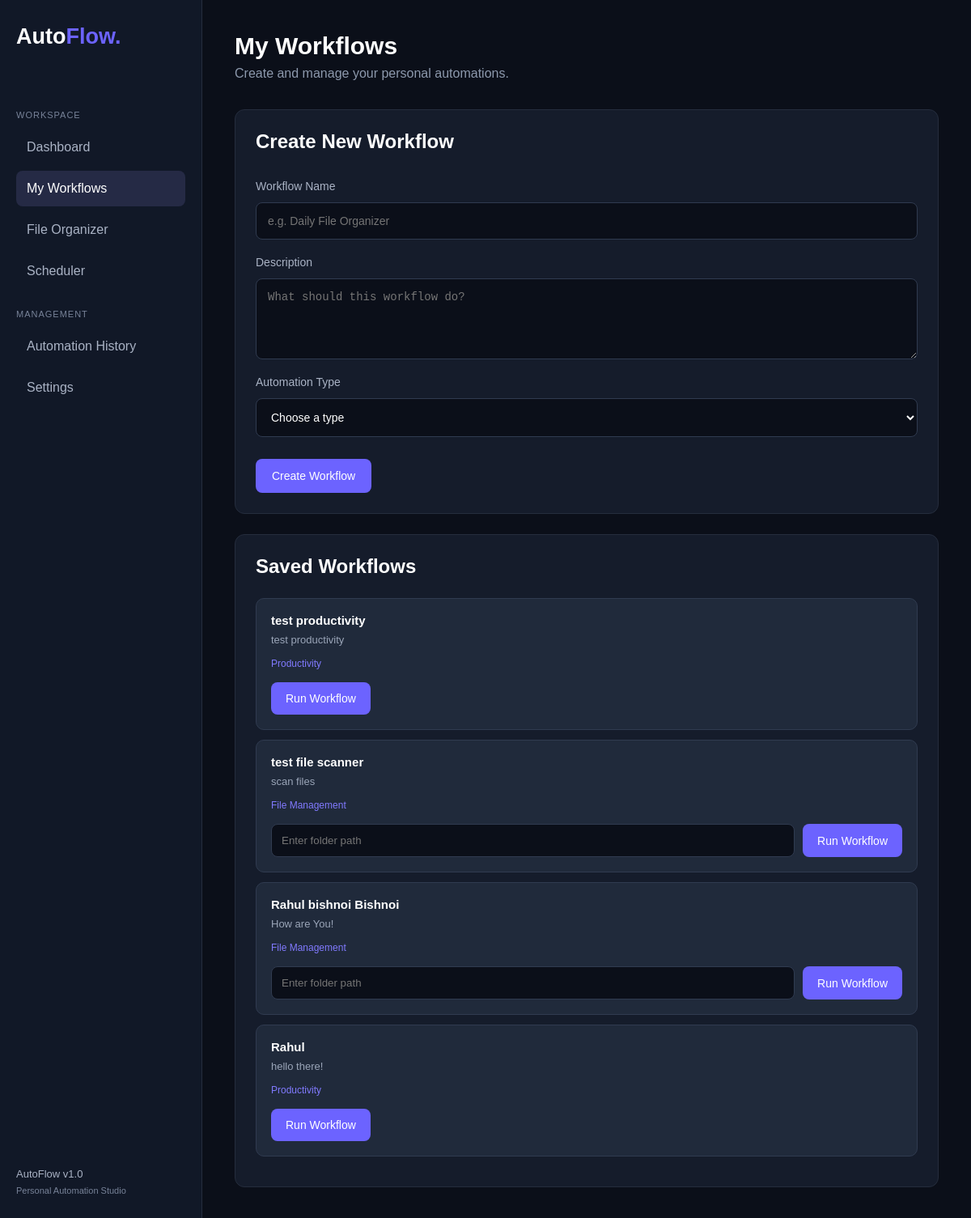
Screenshot of /workflows with the database file from the repository.
### tables this page shows
CREATE TABLE workflows (
                id INTEGER PRIMARY KEY AUTOINCREMENT,
                name TEXT NOT NULL,
                description TEXT NOT NULL,
                type TEXT NOT NULL
            );

### app.py (the view)
@app.route("/workflows")
def workflow_page():
    workflows = get_workflows()
    return render_template(
        "workflows.html",
        workflows=workflows
    )

### storage.py (called while the page is built)
def get_connection():
    connection = sqlite3.connect(DATABASE_PATH)
    connection.row_factory = sqlite3.Row
    return connection

def get_workflows():
    with get_connection() as connection:
        rows = connection.execute(
            "SELECT * FROM workflows ORDER BY id DESC"
        ).fetchall()
    return [dict(row) for row in rows]

### templates/workflows.html (shortened to what this page needs)
<!DOCTYPE html>
<html lang="en">
<head>
    <link rel="stylesheet"
          href="{{ url_for('static', filename='css/style.css') }}">
</head>
<body>
    <div class="app-container">
        <aside class="sidebar">
            <div class="logo">
                <h2>Auto<span>Flow.</span></h2>
            </div>
            <nav>
                <p class="nav-heading">WORKSPACE</p>
                <a href="/" class="nav-link">Dashboard</a>
                <a href="/workflows" class="nav-link active">My Workflows</a>
                <a href="#" class="nav-link">File Organizer</a>
                <a href="#" class="nav-link">Scheduler</a>
                <p class="nav-heading">MANAGEMENT</p>
                <a href="#" class="nav-link">Automation History</a>
                <a href="#" class="nav-link">Settings</a>
            </nav>
            <div class="sidebar-bottom">
                <p>AutoFlow v1.0</p>
                <span>Personal Automation Studio</span>
            </div>
        </aside>
        <main class="main-content">
            <header class="topbar">
                <div>
                    <h1>My Workflows</h1>
                    <p>Create and manage your personal automations.</p>
                </div>
            </header>
            <section class="panel">
                <div class="panel-heading">
                    <h2>Create New Workflow</h2>
                </div>
                <form action="/create-workflow" method="POST"
                      class="workflow-form">
                    <label for="name">Workflow Name</label>
                    <input type="text" id="name" name="name"
                           placeholder="e.g. Daily File Organizer" required>
                    <label for="description">Description</label>
                    <textarea id="description" name="description"
                              placeholder="What should this workflow do?"
                              required></textarea>
                    <label for="type">Automation Type</label>
                    <select id="type" name="type" required>
                        <option value="">Choose a type</option>
                    </select>
                    <button type="submit" class="create-btn">
                        Create Workflow
                    </button>
                </form>
            </section>
            <section class="panel workflow-list-panel">
                <div class="panel-heading">
                    <h2>Saved Workflows</h2>
                </div>
                {% if workflows %}
                    {% for workflow in workflows %}
                    <div class="workflow-item">
                        <div>
                            <h3>{{ workflow.name }}</h3>
                            <p>{{ workflow.description }}</p>
                            <span>{{ workflow.type }}</span>
                        </div>
                        <form action="/run-workflow" method="POST"
                            class="run-workflow-form">
                            {% if workflow.type == "File Management" %}
                                <input
                                    type="text"
                                    name="folder_path"
                                    placeholder="Enter folder path"
                                    required
                                >
                            {% endif %}
                            <button type="submit" class="create-btn">
                                Run Workflow
                            </button>
                        </form>
                    </div>
                    {% endfor %}
                {% else %}
                    <div class="empty-state">
                        <h3>No workflows created</h3>
                        <p>Your workflows will appear here.</p>
                    </div>
                {% endif %}
            </section>
        </main>
    </div>
</body>
</html>

### static/css/style.css (style rules this page uses)
* { margin: 0; padding: 0; box-sizing: border-box; }
body { font-family: Arial, sans-serif; background: #0b0f19; color: #ffffff; }
.app-container { display: flex; min-height: 100vh; }
.sidebar { width: 250px; background: #111827; padding: 30px 20px; display: flex; flex-direction: column; border-right: 1px solid #252d3d; }
.logo { margin-bottom: 50px; }
.logo h2 { font-size: 27px; }
.logo span { color: #6c63ff; }
.nav-heading { font-size: 11px; color: #788399; margin: 25px 0 12px; letter-spacing: 1px; }
.nav-link { display: block; text-decoration: none; color: #aab3c5; padding: 13px; margin-bottom: 7px; border-radius: 8px; transition: 0.2s; }
.nav-link:hover, .nav-link.active { background: #252a45; color: #ffffff; }
.sidebar-bottom { margin-top: auto; color: #aab3c5; font-size: 13px; }
.sidebar-bottom span { display: block; margin-top: 7px; color: #788399; font-size: 11px; }
.main-content { flex: 1; padding: 40px; }
.topbar { display: flex; justify-content: space-between; align-items: center; margin-bottom: 35px; }
.topbar h1 { font-size: 30px; margin-bottom: 8px; }
.topbar p { color: #8d99ad; }
.create-btn { background: #6c63ff; color: white; border: none; padding: 13px 20px; border-radius: 8px; cursor: pointer; font-size: 14px; }
.panel { background: #151c2b; padding: 25px; border: 1px solid #252d3d; border-radius: 12px; min-height: 280px; }
.panel-heading { display: flex; justify-content: space-between; margin-bottom: 25px; }
.workflow-form { display: flex; flex-direction: column; gap: 12px; }
.workflow-form label { color: #aab3c5; font-size: 14px; margin-top: 8px; }
.workflow-form input, .workflow-form textarea, .workflow-form select { width: 100%; background: #0b0f19; border: 1px solid #303b50; color: white; padding: 14px; border-radius: 8px; font-size: 14px; outline: none; }
.workflow-form textarea { min-height: 100px; resize: vertical; }
.workflow-form select option { background: #151c2b; }
.workflow-form .create-btn { margin-top: 15px; align-self: flex-start; }
.workflow-list-panel { margin-top: 25px; }
.workflow-item { background: #202a3b; border: 1px solid #303b50; padding: 18px; border-radius: 10px; margin-bottom: 12px; }
.workflow-item h3 { margin-bottom: 8px; }
.workflow-item p { color: #9aa5b8; font-size: 13px; margin-bottom: 12px; }
.workflow-item span { color: #817aff; font-size: 12px; }
.workflow-item h3 { font-size: 15px; overflow-wrap: anywhere; }
.workflow-item p { margin-top: 8px; }
.run-workflow-form { display: flex; flex-wrap: wrap; gap: 10px; margin-top: 15px; }
.run-workflow-form input { flex: 1; min-width: 180px; background: #0b0f19; border: 1px solid #303b50; color: white; padding: 12px; border-radius: 8px; }
.run-workflow-form button { padding: 12px 18px; }

### rows the page displays
workflows: name "test productivity", description "test productivity", type "Productivity"
workflows: name "test file scanner", description "scan files", type "File Management"
workflows: name "Rahul bishnoi Bishnoi", description "How are You!", type "File Management"
workflows: name "Rahul", description "hello there!", type "Productivity"
